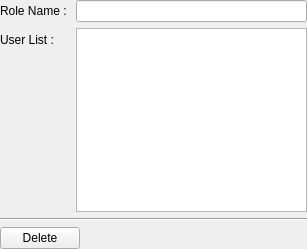
<?xml version="1.0" encoding="UTF-8"?>
<ui version="4.0">
 <class>QUaRoleWidgetEdit</class>
 <widget class="QWidget" name="QUaRoleWidgetEdit">
  <property name="geometry">
   <rect>
    <x>0</x>
    <y>0</y>
    <width>307</width>
    <height>249</height>
   </rect>
  </property>
  <property name="sizePolicy">
   <sizepolicy hsizetype="Preferred" vsizetype="Expanding">
    <horstretch>0</horstretch>
    <verstretch>0</verstretch>
   </sizepolicy>
  </property>
  <property name="windowTitle">
   <string>Form</string>
  </property>
  <layout class="QVBoxLayout" name="verticalLayout">
   <property name="leftMargin">
    <number>0</number>
   </property>
   <property name="topMargin">
    <number>0</number>
   </property>
   <property name="rightMargin">
    <number>0</number>
   </property>
   <property name="bottomMargin">
    <number>0</number>
   </property>
   <item>
    <widget class="QFrame" name="frameForm">
     <property name="frameShape">
      <enum>QFrame::NoFrame</enum>
     </property>
     <property name="frameShadow">
      <enum>QFrame::Plain</enum>
     </property>
     <property name="lineWidth">
      <number>0</number>
     </property>
     <layout class="QFormLayout" name="formLayout">
      <property name="leftMargin">
       <number>0</number>
      </property>
      <property name="topMargin">
       <number>0</number>
      </property>
      <property name="rightMargin">
       <number>0</number>
      </property>
      <property name="bottomMargin">
       <number>0</number>
      </property>
      <item row="0" column="0">
       <widget class="QLabel" name="labelRoleName">
        <property name="text">
         <string>Role Name : </string>
        </property>
       </widget>
      </item>
      <item row="0" column="1">
       <widget class="QLineEdit" name="lineEditRoleName"/>
      </item>
      <item row="1" column="0">
       <widget class="QLabel" name="labelUsers">
        <property name="text">
         <string>User List : </string>
        </property>
       </widget>
      </item>
      <item row="1" column="1">
       <widget class="QTreeView" name="treeViewUsers"/>
      </item>
     </layout>
    </widget>
   </item>
   <item>
    <widget class="QFrame" name="frameEditActions">
     <property name="frameShape">
      <enum>QFrame::NoFrame</enum>
     </property>
     <property name="frameShadow">
      <enum>QFrame::Raised</enum>
     </property>
     <layout class="QGridLayout" name="gridLayout">
      <property name="leftMargin">
       <number>0</number>
      </property>
      <property name="topMargin">
       <number>0</number>
      </property>
      <property name="rightMargin">
       <number>0</number>
      </property>
      <property name="bottomMargin">
       <number>0</number>
      </property>
      <item row="0" column="0" colspan="3">
       <widget class="Line" name="line">
        <property name="orientation">
         <enum>Qt::Horizontal</enum>
        </property>
       </widget>
      </item>
      <item row="1" column="0">
       <widget class="QPushButton" name="pushButtonDelete">
        <property name="text">
         <string>Delete</string>
        </property>
       </widget>
      </item>
      <item row="1" column="1">
       <spacer name="horizontalSpacer">
        <property name="orientation">
         <enum>Qt::Horizontal</enum>
        </property>
        <property name="sizeHint" stdset="0">
         <size>
          <width>85</width>
          <height>20</height>
         </size>
        </property>
       </spacer>
      </item>
     </layout>
    </widget>
   </item>
  </layout>
 </widget>
 <resources/>
 <connections/>
</ui>
